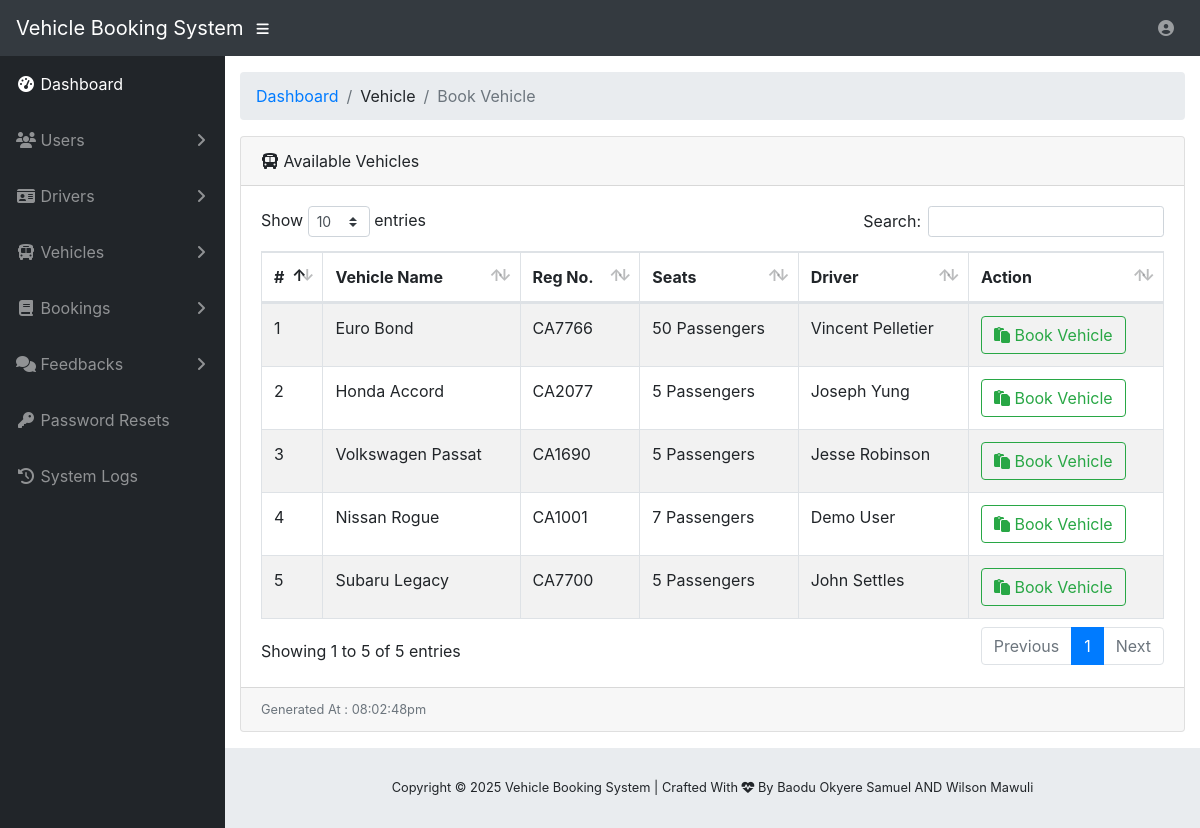
The page /usr-book-vehicle.php (signed in) on the database its author committed.
### tables this page shows
CREATE TABLE IF NOT EXISTS `tms_vehicle` (
  `v_id` int(20) NOT NULL,
  `v_name` varchar(200) NOT NULL,
  `v_reg_no` varchar(200) NOT NULL,
  `v_pass_no` varchar(200) NOT NULL,
  `v_driver` varchar(200) NOT NULL,
  `v_category` varchar(200) NOT NULL,
  `v_dpic` varchar(200) NOT NULL,
  `v_status` varchar(200) NOT NULL
);

### usr-book-vehicle.php (the view, shortened to what this page needs)
<?php
include('vendor/inc/config.php');
?>
<!DOCTYPE html>
<html lang="en">
<?php include ('vendor/inc/head.php');?>
<body id="page-top">
<?php include ('vendor/inc/nav.php');?>
<div id="wrapper">
  <?php include('vendor/inc/sidebar.php');?>
  <div id="content-wrapper">
    <div class="container-fluid">
      <ol class="breadcrumb">
        <li class="breadcrumb-item"><a href="user-dashboard.php">Dashboard</a></li>
        <li class="breadcrumb-item">Vehicle</li>
        <li class="breadcrumb-item active">Book Vehicle</li>
      </ol>
      <div class="card mb-3">
        <div class="card-header"><i class="fas fa-bus"></i> Available Vehicles</div>
        <div class="card-body">
          <div class="table-responsive">
            <table class="table table-bordered table-striped table-hover" id="dataTable" width="100%" cellspacing="0">
              <thead>
                <tr>
                  <th>#</th>
                  <th>Vehicle Name</th>
                  <th>Reg No.</th>
                  <th>Seats</th>
                  <th>Driver</th>
                  <th>Action</th>
                </tr>
              </thead>
              <tbody>
              <?php
                $ret = "SELECT * FROM tms_vehicle WHERE v_status ='Available'";
                $stmt = $mysqli->prepare($ret);
                $stmt->execute();
                $res = $stmt->get_result();
                $cnt = 1;
                while($row = $res->fetch_object()) {
              ?>
                <tr>
                  <td><?php echo $cnt; ?></td>
                  <td><?php echo $row->v_name; ?></td>
                  <td><?php echo $row->v_reg_no; ?></td>
                  <td><?php echo $row->v_pass_no; ?> Passengers</td>
                  <td><?php echo $row->v_driver; ?></td>
                  <td>
                    <a href="usr-book-vehicle.php?v_id=<?php echo $row->v_id; ?>" class="btn btn-outline-success">
                      <i class="fa fa-clipboard"></i> Book Vehicle
                    </a>
                  </td>
                </tr>
              <?php $cnt = $cnt + 1; } ?>
              </tbody>
            </table>
          </div>
        </div>
        <div class="card-footer small text-muted">
          <?php
            echo "Generated At : " . date("h:i:sa");
          ?>
        </div>
      </div>
    </div>
    <?php include("vendor/inc/footer.php");?>
  </div>
</div>
</body>
</html>

### rows shown on the page
tms_vehicle: v_name "Euro Bond", v_reg_no "CA7766", v_pass_no "50", v_driver "Vincent Pelletier"
tms_vehicle: v_name "Honda Accord", v_reg_no "CA2077", v_pass_no "5", v_driver "Joseph Yung"
tms_vehicle: v_name "Volkswagen Passat", v_reg_no "CA1690", v_pass_no "5", v_driver "Jesse Robinson"
tms_vehicle: v_name "Nissan Rogue", v_reg_no "CA1001", v_pass_no "7", v_driver "Demo User"
tms_vehicle: v_name "Subaru Legacy", v_reg_no "CA7700", v_pass_no "5", v_driver "John Settles"
